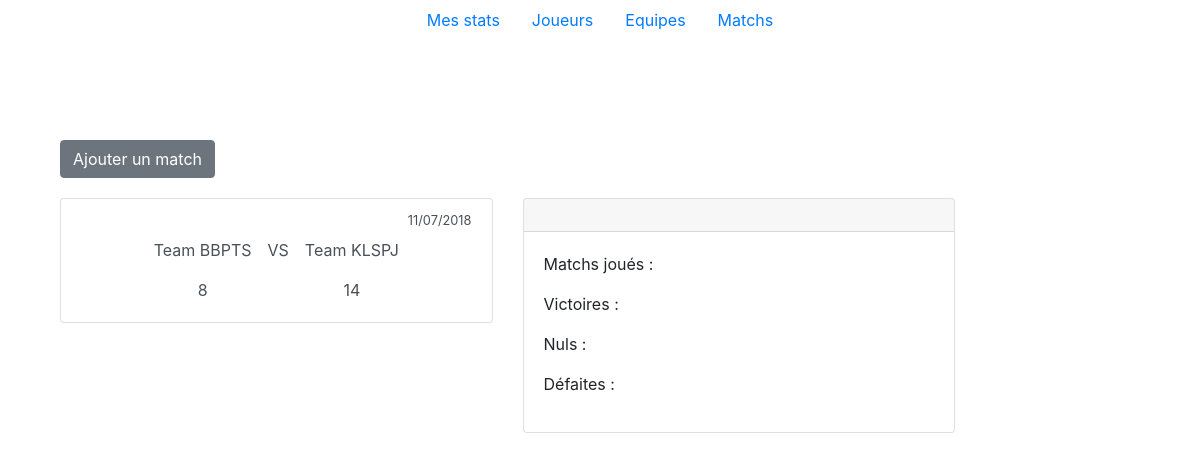
Page /index.php/games on the earlier database version.
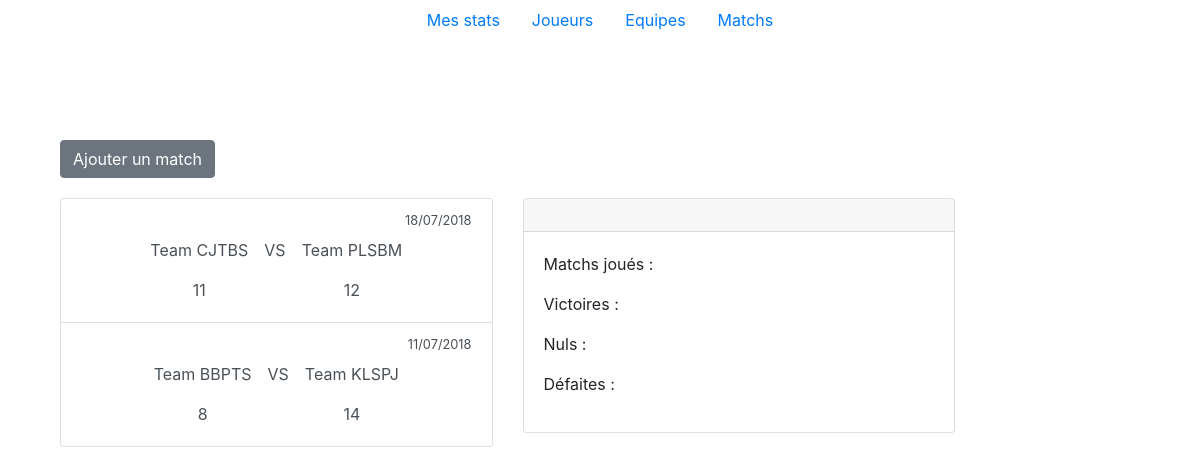
Same page on the later database version.
### tables this page shows
CREATE TABLE `games` (
  `id` int(11) NOT NULL,
  `date` datetime NOT NULL,
  `team1_id` int(11) NOT NULL,
  `team2_id` int(11) NOT NULL,
  `team1_goals` int(11) DEFAULT NULL,
  `team2_goals` int(11) DEFAULT NULL,
  `is_played` bit(1) NOT NULL DEFAULT b'0'
);

CREATE TABLE `teams` (
  `id` int(11) NOT NULL,
  `name` varchar(250) NOT NULL
);

### application/controllers/Games.php (called while the page is built, shortened)
<?php
class Games extends CI_Controller {
	public function __construct()
	{
		$this->load->model('GamesModel');
	}
	public function index()
	{
		$data['games'] = $this->GamesModel->get_games();
		$this->load->view('templates/Header');
		$this->load->view('games/GamesView', $data);
		$this->load->view('templates/Footer');
	}
}

### index.php (called while the page is built, shortened)
<?php
require_once BASEPATH.'core/CodeIgniter.php';

### application/models/GamesModel.php (called while the page is built, shortened)
<?php
class GamesModel extends CI_Model
{
	private $table_teams = "teams";
	private $table_games = "games";
	public function get_games()
	{
		return $this->db->select('g.id, g.date, g.team1_goals, g.team2_goals, g.is_played, t1.name as team1_name, t2.name as team2_name')
				->from($this->table_games . ' as g, ' . $this->table_teams . ' as t1, ' . $this->table_teams . ' as t2')
				->where('g.team1_id = t1.id AND g.team2_id = t2.id')
				->order_by('date', 'desc')
				->get()
				->result();
	}
}

### application/views/games/GamesListView.php (the view)
<?php if(isset($games)): ?>
	<div class="list-group">
		<?php foreach ($games as $game): ?>
			<a href="#" class="list-group-item list-group-item-action flex-column align-items-start">
    			<div class="d-flex justify-content-end">
      				<small><?= date( 'd/m/Y', strtotime( $game->date ) ) ?></small>
    			</div>
				<div class="d-flex justify-content-center">
					<div class="d-flex flex-column">
						<div class="p-2 d-flex justify-content-center"><?= $game->team1_name ?></div>
						<div class="p-2 d-flex justify-content-center"><?= $game->team1_goals ?></div>
					</div>
					<div class="d-flex flex-column">
						<div class="p-2 d-flex justify-content-center">VS</div>
						<div class="p-2 d-flex justify-content-center"></div>
					</div>
					<div class="d-flex flex-column">
						<div class="p-2 d-flex justify-content-center"><?= $game->team2_name ?></div>
						<div class="p-2 d-flex justify-content-center"><?= $game->team2_goals ?></div>
					</div>
				</div>
  			</a>
		<?php endforeach; ?>
	</div>
<?php endif; ?>

Differences in the rows shown:
added games: date "18/07/2018", team1.name "Team CJTBS", team1_goals "11", team2.name "Team PLSBM", team2_goals "12"
